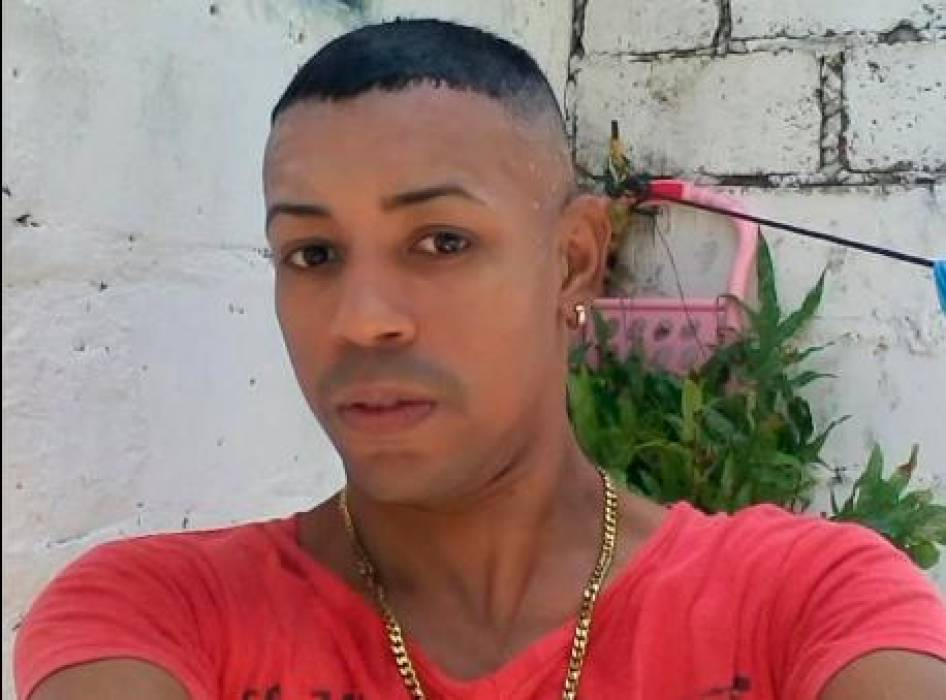
#> input picture gelboy.jpg, 946 x 700 px
$ jupyter execute pyhton_clase.ipynb
#> lines starting #> are read from the running program, lines starting #| are printed output that depends on the picture; after the words box and inside, x2 and y2 are one past the last pixel; in counts of white or black regions, pixels touching at a corner belong together
# Importando librerias

[cell 1]
import cv2
from matplotlib import pyplot as plt

# Leer imagen

[cell 2]
img = cv2.imread('gelboy.jpg', 0)
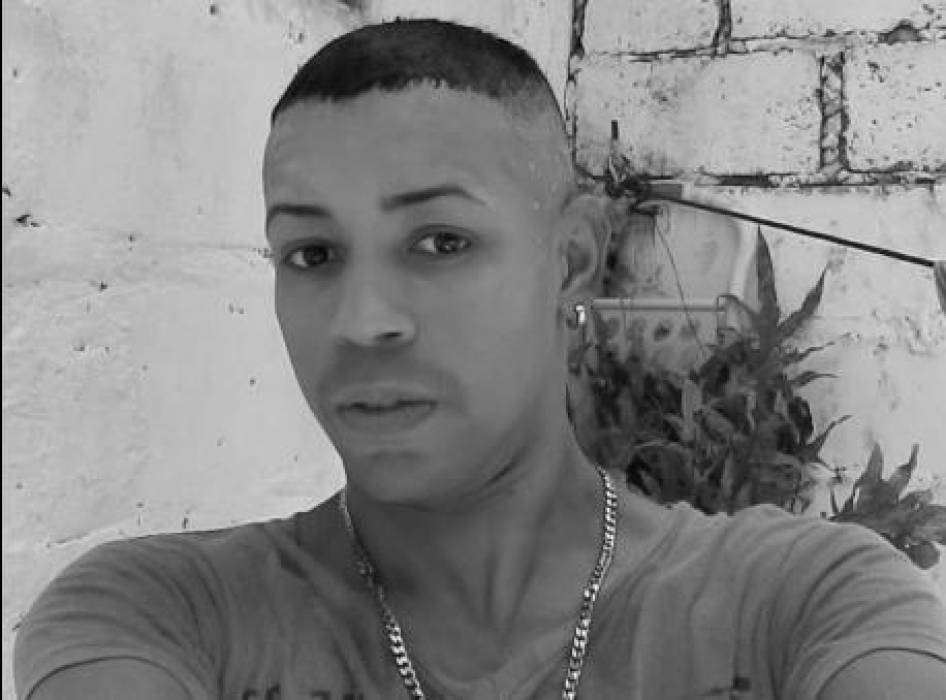
#> img: shape (700, 946); min 0, max 254, mean 131.6
img2 = img.copy()

# Dimensiones de la imagen

[cell 3]
(row, col)= img.shape
#> row = 700; col = 946

# Reducción de la gama de la imagen

[cell 4]
for i in range(row):
    for j in range(col):
        if (img[i][j] < 10):
            img2[i][j] = 10
        if (img[i][j] > 240):
            img2[i][j] = 240
#> img2: shape (700, 946); 0.22% of pixels changed, all inside (x1, y1, x2, y2) = (0, 0, 718, 700)

# Normalización de los pixeles

[cell 5]
f_max = img2.max()
#> f_max = 240
f_min = img2.min()
#> f_min = 10
img3 = img2.copy()
for i in range(row):
    for j in range(col):
        img3[i][j] = ((img2[i][j] - f_min) / (f_max - f_min)) * 256
